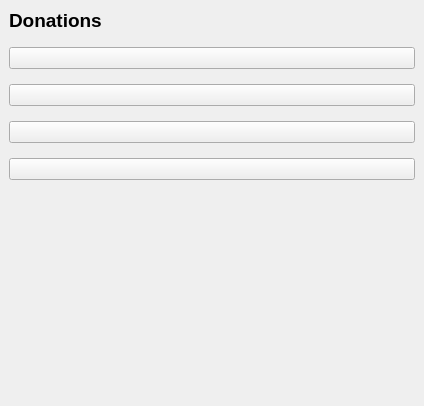
<?xml version="1.0" encoding="UTF-8"?>
<ui version="4.0">
 <class>Donations</class>
 <widget class="QWidget" name="Donations">
  <property name="geometry">
   <rect>
    <x>0</x>
    <y>0</y>
    <width>424</width>
    <height>406</height>
   </rect>
  </property>
  <property name="windowTitle">
   <string/>
  </property>
  <layout class="QHBoxLayout" name="horizontalLayout">
   <property name="spacing">
    <number>0</number>
   </property>
   <property name="leftMargin">
    <number>0</number>
   </property>
   <property name="topMargin">
    <number>0</number>
   </property>
   <property name="rightMargin">
    <number>0</number>
   </property>
   <property name="bottomMargin">
    <number>0</number>
   </property>
   <item>
    <widget class="QScrollArea" name="scrollArea">
     <property name="frameShape">
      <enum>QFrame::Shape::NoFrame</enum>
     </property>
     <property name="widgetResizable">
      <bool>true</bool>
     </property>
     <widget class="QWidget" name="scrollAreaWidgetContents">
      <property name="geometry">
       <rect>
        <x>0</x>
        <y>0</y>
        <width>424</width>
        <height>406</height>
       </rect>
      </property>
      <layout class="QVBoxLayout" name="verticalLayout_2">
       <property name="spacing">
        <number>15</number>
       </property>
       <property name="leftMargin">
        <number>9</number>
       </property>
       <property name="topMargin">
        <number>9</number>
       </property>
       <property name="rightMargin">
        <number>9</number>
       </property>
       <property name="bottomMargin">
        <number>9</number>
       </property>
       <item>
        <widget class="QLabel" name="label">
         <property name="font">
          <font>
           <pointsize>14</pointsize>
           <bold>true</bold>
          </font>
         </property>
         <property name="text">
          <string>Donations</string>
         </property>
        </widget>
       </item>
       <item>
        <layout class="QVBoxLayout" name="verticalLayout">
         <property name="spacing">
          <number>15</number>
         </property>
         <item>
          <widget class="QPushButton" name="btn_paypal">
           <property name="text">
            <string/>
           </property>
          </widget>
         </item>
         <item>
          <widget class="QPushButton" name="btn_kofi">
           <property name="text">
            <string/>
           </property>
          </widget>
         </item>
         <item>
          <widget class="QPushButton" name="btn_pix">
           <property name="text">
            <string/>
           </property>
          </widget>
         </item>
         <item>
          <widget class="QPushButton" name="btn_gitSponor">
           <property name="text">
            <string/>
           </property>
          </widget>
         </item>
        </layout>
       </item>
       <item>
        <spacer name="verticalSpacer_2">
         <property name="orientation">
          <enum>Qt::Orientation::Vertical</enum>
         </property>
         <property name="sizeType">
          <enum>QSizePolicy::Policy::Fixed</enum>
         </property>
         <property name="sizeHint" stdset="0">
          <size>
           <width>20</width>
           <height>40</height>
          </size>
         </property>
        </spacer>
       </item>
       <item>
        <spacer name="verticalSpacer">
         <property name="orientation">
          <enum>Qt::Orientation::Vertical</enum>
         </property>
         <property name="sizeHint" stdset="0">
          <size>
           <width>20</width>
           <height>187</height>
          </size>
         </property>
        </spacer>
       </item>
      </layout>
     </widget>
    </widget>
   </item>
  </layout>
 </widget>
 <resources/>
 <connections/>
</ui>
